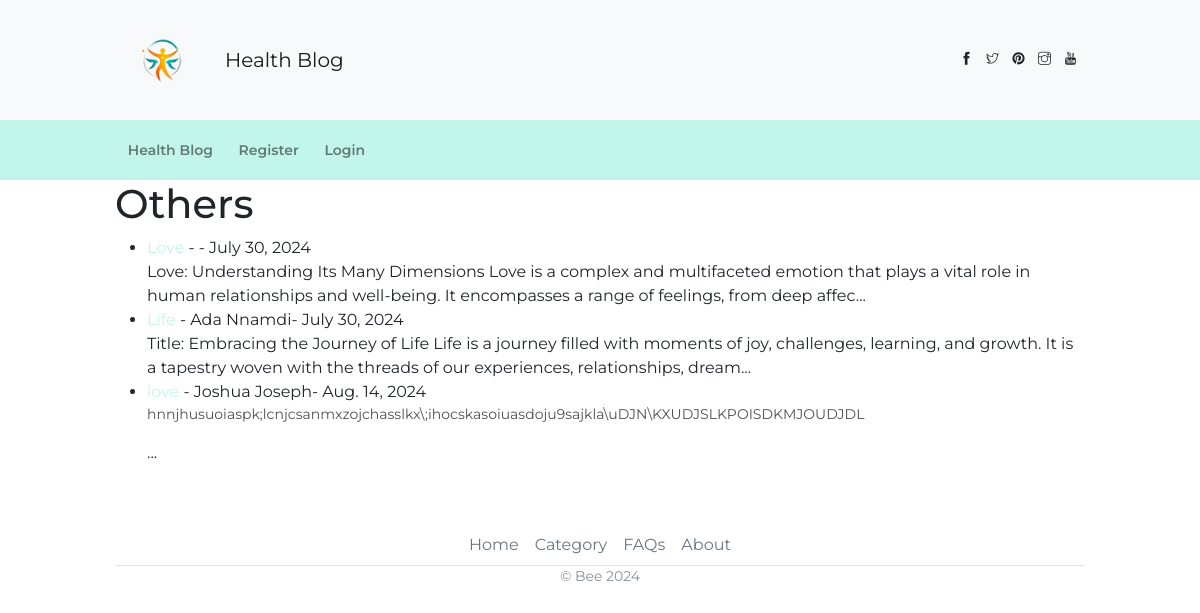
Page /category/Others/ on the committed database.
### blog/models.py (models this page shows, shortened)
class Post(models.Model):
    title = models.CharField(max_length=100)
    title_tag = models.CharField(max_length=100)
    author = models.ForeignKey(User, on_delete=models.CASCADE)
    body = models.TextField()
    date_created = models.DateField(auto_now_add=True)
    category = models.CharField(max_length=100, default= 'Nutrition')
    likes = models.ManyToManyField(User, related_name='blog_posts')

### blog/views.py (the view)
# urls.py: path('category/<str:cats>/', CategoryView, name='category'),
def CategoryView(request, cats):
    category_posts = Post.objects.filter(category=cats)
    return render(request, 'blog/categories.html', {'cats': cats.title(), 'category_posts': category_posts })

### templates/blog/categories.html (shortened to what this page needs)
{% extends 'base.html' %}
{% block content %}
<div class="container">
    <div class="page-container">
        <div class="page-content">
{% if category_posts %}
    <h1>{{ cats }}</h1>
    <ul>
        {% for post  in category_posts %}
            <li><a href="{% url 'article-detail' post.pk %}">
            {{post.title }}</a>
            - {{ post.author.first_name }}
            {{post.author.last_name }}-
            {{ post.date_created }} <br/>
            {{ post.body|slice:":200"|safe }}...</li>
        {% endfor %}
        </ul>
{% else %}
Sorry this page doesn't exist!
{% endif %}
{% endblock %}

### rows in the picture
Post: title "Love", date_created "July 30, 2024", body "Love: Understanding Its Many Dimensions Love is a complex and multifaceted emotion that plays a vital role in human relationships and well-being. It encompasses a range of feelings, from deep affec"
Post: title "Life", author.first_name "Ada", author.last_name "Nnamdi", date_created "July 30, 2024", body "Title: Embracing the Journey of Life Life is a journey filled with moments of joy, challenges, learning, and growth. It is a tapestry woven with the threads of our experiences, relationships, dream"
Post: title "love", author.first_name "Joshua", author.last_name "Joseph", date_created "Aug. 14, 2024", body "hnnjhusuoiaspk;lcnjcsanmxzojchasslkx\\;ihocskasoiuasdoju9sajkla\\uDJN\\KXUDJSLKPOISDKMJOUDJDL"

### other values in the picture
{{ cats }} "Others"
